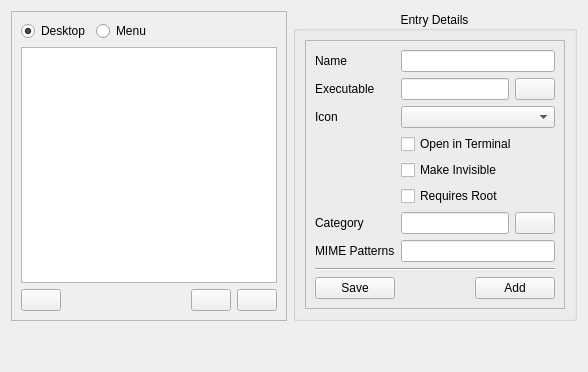
      <widget class="QWidget" name="tab_xdg">
       <attribute name="title">
        <string>XDG Entries</string>
       </attribute>
       <attribute name="toolTip">
        <string>Set any desktop/menu entries, and any MIME types</string>
       </attribute>
       <layout class="QGridLayout" name="gridLayout_2">
        <item row="0" column="0">
         <widget class="QFrame" name="frame_2">
          <property name="frameShape">
           <enum>QFrame::StyledPanel</enum>
          </property>
          <property name="frameShadow">
           <enum>QFrame::Raised</enum>
          </property>
          <layout class="QVBoxLayout" name="verticalLayout_11">
           <item>
            <layout class="QHBoxLayout" name="horizontalLayout_13">
             <item>
              <widget class="QRadioButton" name="radio_xdg_desktop">
               <property name="statusTip">
                <string>Create and edit desktop entries</string>
               </property>
               <property name="text">
                <string>Desktop</string>
               </property>
               <property name="checked">
                <bool>true</bool>
               </property>
              </widget>
             </item>
             <item>
              <widget class="QRadioButton" name="radio_xdg_menu">
               <property name="statusTip">
                <string>Create and edit menu entries</string>
               </property>
               <property name="text">
                <string>Menu</string>
               </property>
              </widget>
             </item>
             <item>
              <spacer name="horizontalSpacer_9">
               <property name="orientation">
                <enum>Qt::Horizontal</enum>
               </property>
               <property name="sizeHint" stdset="0">
                <size>
                 <width>40</width>
                 <height>20</height>
                </size>
               </property>
              </spacer>
             </item>
            </layout>
           </item>
           <item>
            <widget class="QListWidget" name="list_xdg_files">
             <property name="sizePolicy">
              <sizepolicy hsizetype="Expanding" vsizetype="Expanding">
               <horstretch>0</horstretch>
               <verstretch>0</verstretch>
              </sizepolicy>
             </property>
            </widget>
           </item>
           <item>
            <layout class="QHBoxLayout" name="horizontalLayout_14">
             <item>
              <widget class="QPushButton" name="push_xdg_refresh">
               <property name="statusTip">
                <string>Refresh the current list (useful if files recently modified outside of EasyPBI)</string>
               </property>
               <property name="text">
                <string/>
               </property>
               <property name="icon">
                <iconset>
                 <normaloff>:/png/icons/refresh.png</normaloff>:/png/icons/refresh.png</iconset>
               </property>
              </widget>
             </item>
             <item>
              <spacer name="horizontalSpacer_4">
               <property name="orientation">
                <enum>Qt::Horizontal</enum>
               </property>
               <property name="sizeHint" stdset="0">
                <size>
                 <width>40</width>
                 <height>20</height>
                </size>
               </property>
              </spacer>
             </item>
             <item>
              <widget class="QPushButton" name="push_xdg_remove">
               <property name="statusTip">
                <string>Delete the current item from the PBI module</string>
               </property>
               <property name="text">
                <string/>
               </property>
               <property name="icon">
                <iconset resource="EasyPBI.qrc">
                 <normaloff>:/png/icons/minus.png</normaloff>:/png/icons/minus.png</iconset>
               </property>
              </widget>
             </item>
             <item>
              <widget class="QPushButton" name="push_xdg_clearentry">
               <property name="statusTip">
                <string>Begin creating a new XDG entry</string>
               </property>
               <property name="text">
                <string/>
               </property>
              </widget>
             </item>
            </layout>
           </item>
          </layout>
         </widget>
        </item>
        <item row="0" column="1">
         <widget class="QGroupBox" name="groupBox">
          <property name="title">
           <string>Entry Details</string>
          </property>
          <property name="alignment">
           <set>Qt::AlignCenter</set>
          </property>
          <property name="flat">
           <bool>false</bool>
          </property>
          <layout class="QVBoxLayout" name="verticalLayout_17">
           <item>
            <widget class="QFrame" name="frame">
             <property name="frameShape">
              <enum>QFrame::StyledPanel</enum>
             </property>
             <property name="frameShadow">
              <enum>QFrame::Raised</enum>
             </property>
             <layout class="QVBoxLayout" name="verticalLayout_12">
              <item>
               <layout class="QFormLayout" name="formLayout_2">
                <property name="fieldGrowthPolicy">
                 <enum>QFormLayout::ExpandingFieldsGrow</enum>
                </property>
                <item row="0" column="0">
                 <widget class="QLabel" name="label_xdg_name">
                  <property name="text">
                   <string>Name</string>
                  </property>
                 </widget>
                </item>
                <item row="0" column="1">
                 <widget class="QLineEdit" name="line_xdg_name">
                  <property name="statusTip">
                   <string>Visible name for the item</string>
                  </property>
                 </widget>
                </item>
                <item row="1" column="0">
                 <widget class="QLabel" name="label_xdg_exec">
                  <property name="text">
                   <string>Executable</string>
                  </property>
                 </widget>
                </item>
                <item row="1" column="1">
                 <layout class="QHBoxLayout" name="horizontalLayout_11">
                  <item>
                   <widget class="QLineEdit" name="line_xdg_exec">
                    <property name="statusTip">
                     <string>Binary to be run when the item is activated</string>
                    </property>
                   </widget>
                  </item>
                  <item>
                   <widget class="QPushButton" name="push_xdg_exec">
                    <property name="statusTip">
                     <string>Auto-detected binaries for the PBI</string>
                    </property>
                    <property name="text">
                     <string/>
                    </property>
                   </widget>
                  </item>
                 </layout>
                </item>
                <item row="2" column="0">
                 <widget class="QLabel" name="label_xdg_icon">
                  <property name="text">
                   <string>Icon</string>
                  </property>
                 </widget>
                </item>
                <item row="2" column="1">
                 <widget class="QComboBox" name="list_xdg_icon">
                  <property name="sizePolicy">
                   <sizepolicy hsizetype="MinimumExpanding" vsizetype="Fixed">
                    <horstretch>0</horstretch>
                    <verstretch>0</verstretch>
                   </sizepolicy>
                  </property>
                  <property name="statusTip">
                   <string>Visible icon to use for the item</string>
                  </property>
                 </widget>
                </item>
                <item row="3" column="1">
                 <widget class="QCheckBox" name="check_xdg_terminal">
                  <property name="statusTip">
                   <string>Start the application in a terminal session</string>
                  </property>
                  <property name="text">
                   <string>Open in Terminal</string>
                  </property>
                 </widget>
                </item>
                <item row="4" column="1">
                 <widget class="QCheckBox" name="check_xdg_nodisplay">
                  <property name="statusTip">
                   <string>Flag this item to not be displayed at all</string>
                  </property>
                  <property name="text">
                   <string>Make Invisible</string>
                  </property>
                 </widget>
                </item>
                <item row="6" column="0">
                 <widget class="QLabel" name="label_xdg_menu">
                  <property name="text">
                   <string>Category</string>
                  </property>
                 </widget>
                </item>
                <item row="6" column="1">
                 <layout class="QHBoxLayout" name="horizontalLayout_9">
                  <item>
                   <widget class="QLineEdit" name="line_xdg_menu">
                    <property name="statusTip">
                     <string>Menu category for the item to be located.</string>
                    </property>
                   </widget>
                  </item>
                  <item>
                   <widget class="QPushButton" name="push_xdg_menu">
                    <property name="statusTip">
                     <string>Possible Menu categories</string>
                    </property>
                    <property name="text">
                     <string/>
                    </property>
                   </widget>
                  </item>
                 </layout>
                </item>
                <item row="7" column="0">
                 <widget class="QLabel" name="label_xdg_mimepatterns">
                  <property name="text">
                   <string>MIME Patterns</string>
                  </property>
                 </widget>
                </item>
                <item row="7" column="1">
                 <widget class="QLineEdit" name="line_xdg_mimepatterns">
                  <property name="statusTip">
                   <string>Space-separated list of automatic file associations (Example: *.junk *.JUNK *.test *.TEST)</string>
                  </property>
                 </widget>
                </item>
                <item row="5" column="1">
                 <widget class="QCheckBox" name="check_xdg_requiresroot">
                  <property name="toolTip">
                   <string>Application needs administrator privileges to run</string>
                  </property>
                  <property name="statusTip">
                   <string>Application needs administrator privileges to run</string>
                  </property>
                  <property name="text">
                   <string>Requires Root</string>
                  </property>
                 </widget>
                </item>
               </layout>
              </item>
              <item>
               <widget class="Line" name="line">
                <property name="orientation">
                 <enum>Qt::Horizontal</enum>
                </property>
               </widget>
              </item>
              <item>
               <layout class="QHBoxLayout" name="horizontalLayout_16">
                <item>
                 <widget class="QPushButton" name="push_xdg_savechanges">
                  <property name="statusTip">
                   <string>Save the item as currently shown</string>
                  </property>
                  <property name="text">
                   <string>Save</string>
                  </property>
                 </widget>
                </item>
                <item>
                 <spacer name="horizontalSpacer_14">
                  <property name="orientation">
                   <enum>Qt::Horizontal</enum>
                  </property>
                  <property name="sizeHint" stdset="0">
                   <size>
                    <width>40</width>
                    <height>20</height>
                   </size>
                  </property>
                 </spacer>
                </item>
                <item>
                 <widget class="QPushButton" name="push_xdg_savenew">
                  <property name="statusTip">
                   <string>Create a new item with the current settings</string>
                  </property>
                  <property name="text">
                   <string>Add</string>
                  </property>
                  <property name="icon">
                   <iconset resource="EasyPBI.qrc">
                    <normaloff>:/png/icons/plus.png</normaloff>:/png/icons/plus.png</iconset>
                  </property>
                 </widget>
                </item>
               </layout>
              </item>
             </layout>
            </widget>
           </item>
          </layout>
         </widget>
        </item>
        <item row="1" column="0">
         <spacer name="verticalSpacer_5">
          <property name="orientation">
           <enum>Qt::Vertical</enum>
          </property>
          <property name="sizeHint" stdset="0">
           <size>
            <width>20</width>
            <height>40</height>
           </size>
          </property>
         </spacer>
        </item>
        <item row="1" column="1">
         <spacer name="verticalSpacer_9">
          <property name="orientation">
           <enum>Qt::Vertical</enum>
          </property>
          <property name="sizeHint" stdset="0">
           <size>
            <width>20</width>
            <height>40</height>
           </size>
          </property>
         </spacer>
        </item>
       </layout>
      </widget>
